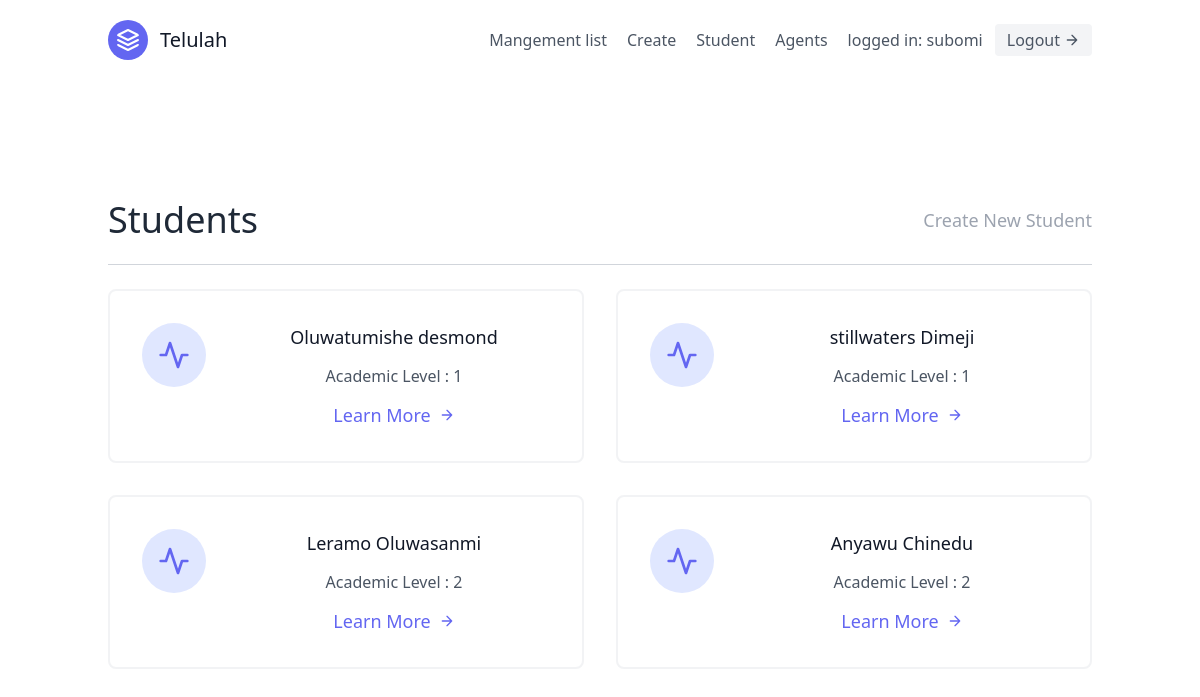
Page /app/student1/ (signed in) on the earlier database version.
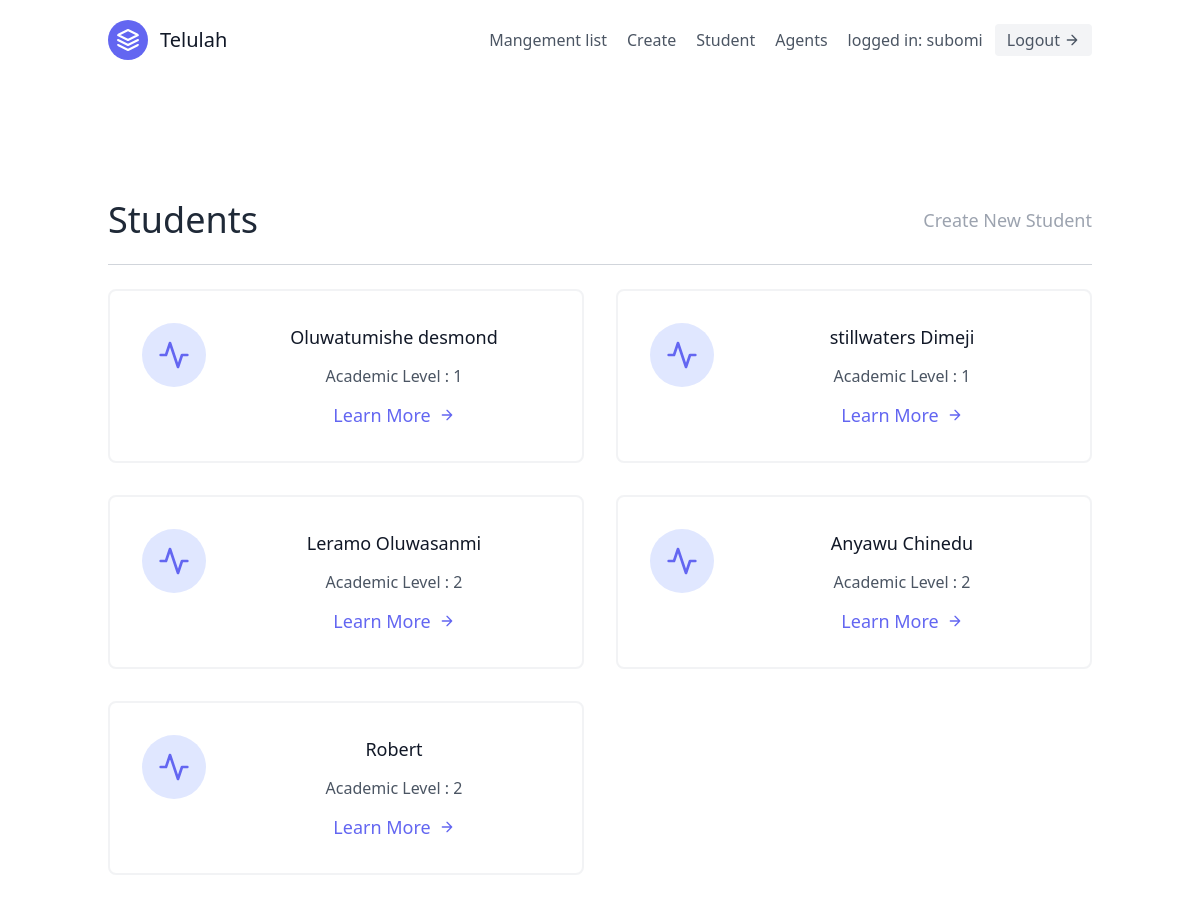
Same page on the later database version.
### app/models.py (models this page shows, shortened)
class Students(models.Model):
    name = models.CharField(max_length=20)
    email = models.EmailField(max_length=50)
    Lecturers = models.ForeignKey(Lecturers, on_delete=models.CASCADE, null=True)
    year_level = models.CharField(choices=LEVEL, max_length=1)
    academic_level = models.CharField(choices=ACADEMIC_LEVEL, max_length=1)
    description = models.TextField()

### app/views.py (the view)
# urls.py: path('student1/', students_page, name='stu'),
@login_required
def students_page(request):
    model = Students.objects.all()
    context = {
        'user': model
    }
    return render(request, 'students.html', context=context)

### app/templates/students.html (shortened to what this page needs)
{% extends "base.html" %}
{% block content %}
<div class="text-center text-lg font-normal">
<section class="text-gray-600 body-font">
  <div class="container px-5 py-24 mx-auto flex flex-wrap">
  <div class="w-full mb-6 py-6 flex justify-between items-center border-b border-gray-300">
    <div>
        <h1 class="text-4xl text-gray-800">Students</h1>
    </div>
    <div>
        <a class="text-gray-400 hover:text-blue-300" href='{%url 'apps:students'%}' class="mr-6 hover:text-gray-900 font-bold text-xl left-10">Create New Student</a>
    </div>
  </div>
    <div class="flex flex-wrap -m-4">
    {% for user in user %}
      <div class="p-4 lg:w-1/2 md:w-full">
        <div class="flex border-2 rounded-lg border-gray-200 border-opacity-50 p-8 sm:flex-row flex-col">
          <div class="w-16 h-16 sm:mr-8 sm:mb-0 mb-4 inline-flex items-center justify-center rounded-full bg-indigo-100 text-indigo-500 flex-shrink-0">
            <svg fill="none" stroke="currentColor" stroke-linecap="round" stroke-linejoin="round" stroke-width="2" class="w-8 h-8" viewBox="0 0 24 24">
              <path d="M22 12h-4l-3 9L9 3l-3 9H2"></path>
            </svg>
          </div>
          <div class="flex-grow">
            <h2 class="text-gray-900 text-lg title-font font-medium mb-3">{{user.name}}</h2>
            <p class="leading-relaxed text-base">Academic Level : {{user.academic_level}}</p>
            <a href='{% url 'apps:student_detail' user.pk%}' class="mt-3 text-indigo-500 inline-flex items-center">Learn More
              <svg fill="none" stroke="currentColor" stroke-linecap="round" stroke-linejoin="round" stroke-width="2" class="w-4 h-4 ml-2" viewBox="0 0 24 24">
                <path d="M5 12h14M12 5l7 7-7 7"></path>
              </svg>
            </a>
          </div>
        </div>
      </div>
    {% endfor %}
    </div>
  </div>
</section>
{% endblock content %}

Differences in the rows shown:
added Students: name "Robert", academic_level "2"
